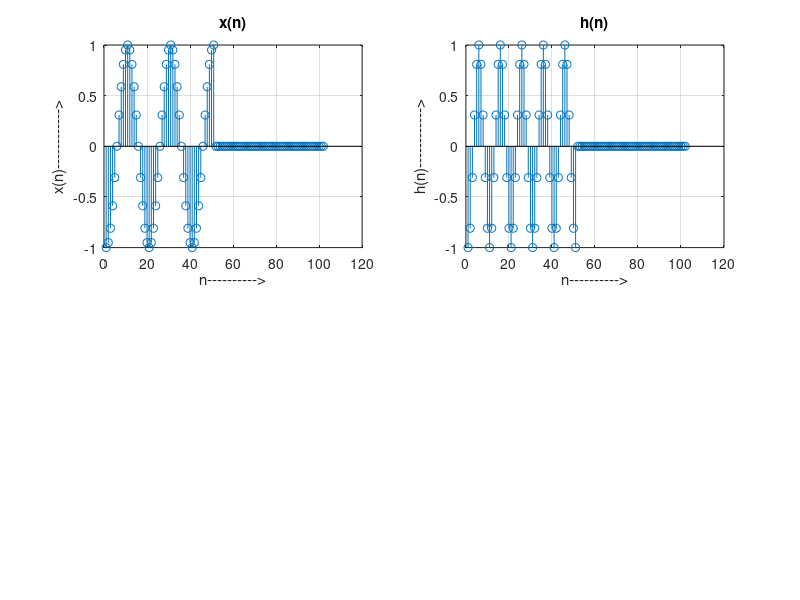

Write the MATLAB code that produced this figure. (Note: this script raises an error after producing the figure.)
clc;
clear all;

disp('Linear convolution.');

fs=input('Enter sampling frequency :');
n=-5:(1/fs):5;
x=sin(n*pi/2);
m1=length(x);
h=cos(n*pi);
m2=length(h);
x=[x,zeros(1,m2)];
subplot(2,2,1), stem(x);
title('x(n)');
xlabel('n---------->');
ylabel('x(n)------------>');
grid;

h=[h,zeros(1,m1)];
subplot(2,2,2), stem(h);
title('h(n)');
xlabel('n---------->');
ylabel('h(n)------------>');
grid;

y=zeros(-5,5);

for i=-5:(1/fs):5
   
    y(i)=1;
    
    for j=-5:(1/fs):5
        if j<i+1
        y(i)=y(i)+x(j)*h(i-j+1);
        end
    end
end

y;

subplot(2,2,[3,4]);
stem(y);
title('y(n)');
xlabel('n---------->');
ylabel('y(n)------------>');
grid;
